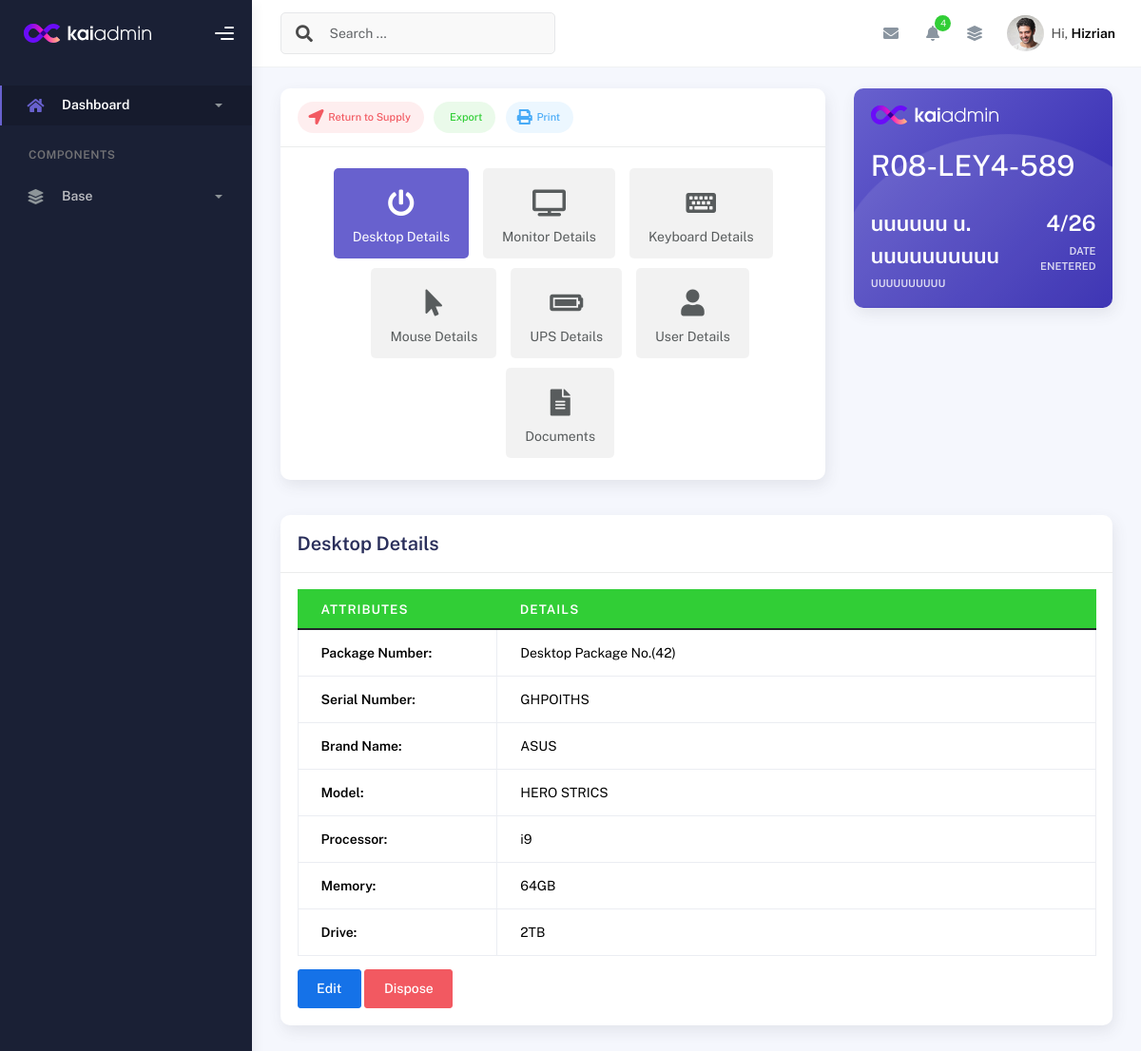
/desktop_details_view/42/, run on an earlier commit of the app's database.
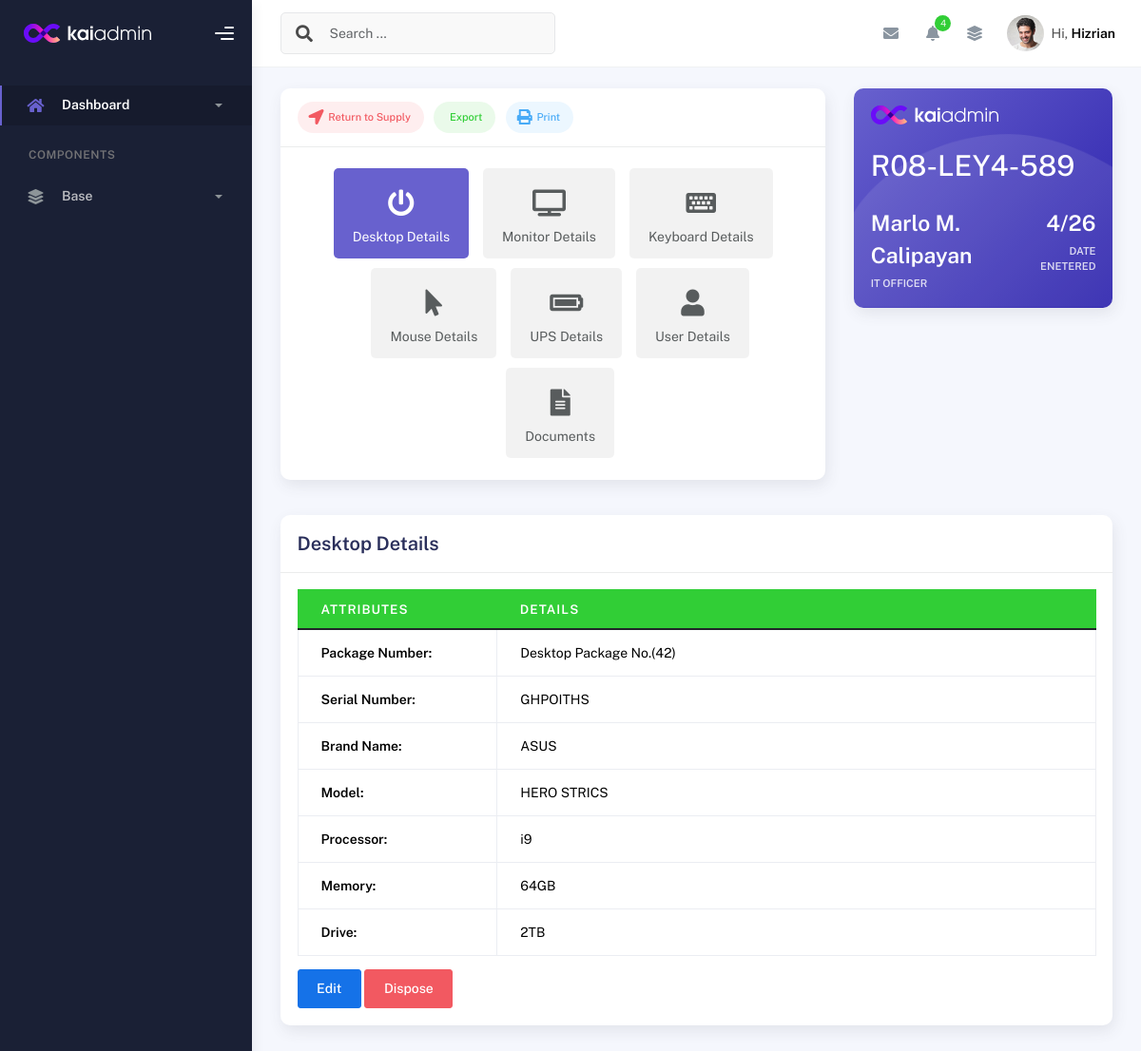
And on a later commit of the database.
### inventory/models.py (models this page shows, shortened)
class UserDetails(models.Model):
    id = models.AutoField(primary_key=True)
    desktop_package_db = models.ForeignKey("Desktop_Package", on_delete=models.CASCADE, null=True)
    user_Enduser = models.ForeignKey("Employee", on_delete=models.SET_NULL, null=True, blank=True, related_name='enduser_details')
    user_Assetowner = models.ForeignKey("Employee", on_delete=models.SET_NULL, null=True, blank=True, related_name='assetowner_details')
    created_at = models.DateTimeField(auto_now_add=True)

class Employee(models.Model):
    desktop_package = models.ForeignKey(Desktop_Package, on_delete=models.CASCADE, null=True)
    employee_fname = models.CharField(max_length=100, blank=True, null=True)
    employee_mname = models.CharField(max_length=100, blank=True, null=True)
    employee_lname = models.CharField(max_length=100, blank=True, null=True)
    employee_position = models.CharField(max_length=100, blank=True, null=True)
    employee_office = models.CharField(max_length=100, blank=True, null=True)
    employee_status = models.CharField(max_length=100, blank=True, null=True)

### inventory/views.py (the view)
# urls.py: path('desktop_details_view/<int:desktop_id>/', views.desktop_details_view, name='desktop_details_view'),  # URL pattern for desktop details view
def desktop_details_view(request, desktop_id):
    desktop_details = get_object_or_404(DesktopDetails, id=desktop_id)
    desktop_package = desktop_details.desktop_package  # Get the associated package directly from desktop_details
    enduser_history = EndUserChangeHistory.objects.filter(desktop_package=desktop_details.desktop_package)
    assetowner_history = AssetOwnerChangeHistory.objects.filter(desktop_package=desktop_details.desktop_package)
    employees = Employee.objects.all()
    keyboard_detailsx = KeyboardDetails.objects.filter(desktop_package=desktop_package, is_disposed=False)
    mouse_details = MouseDetails.objects.filter(desktop_package=desktop_package, is_disposed=False)
    monitor_detailsx = MonitorDetails.objects.filter(desktop_package_db=desktop_package, is_disposed=False)
    ups_details = UPSDetails.objects.filter(desktop_package=desktop_package, is_disposed=False)
    documents_details = DocumentsDetails.objects.filter(desktop_package=desktop_package)
    user_details = UserDetails.objects.filter(desktop_package_db=desktop_package).first()
    disposed_desktop = DisposedDesktopDetail.objects.filter(desktop__desktop_package=desktop_package)
    disposed_keyboards = DisposedKeyboard.objects.filter(keyboard_dispose_db__desktop_package=desktop_package)
    disposed_mouse = DisposedMouse.objects.filter(mouse_db__desktop_package=desktop_package)
    disposed_monitor = DisposedMonitor.objects.filter(monitor_disposed_db__desktop_package_db=desktop_package)
    disposed_ups = DisposedUPS.objects.filter(ups_db__desktop_package=desktop_package)
    has_active_desktop = DesktopDetails.objects.filter(id=desktop_id, is_disposed=False).exists()
    has_active_keyboards = keyboard_detailsx.exists()
    has_active_mouse = MouseDetails.objects.filter(desktop_package=desktop_package, is_disposed=False).exists()
    has_active_monitor = MonitorDetails.objects.filter(desktop_package_db=desktop_package, is_disposed=False).exists()
    has_active_ups = UPSDetails.objects.filter(desktop_package=desktop_package, is_disposed=False).exists()
    desktops_disposed_filter = DesktopDetails.objects.filter(desktop_package=desktop_package, is_disposed=False)
    return render(request, 'desktop_details_view.html', {
        'desktop_detailsx': desktop_details,
        'keyboard_detailse': keyboard_detailsx.first(),  # Assuming you only need one related keyboard detail
        'disposed_desktop': disposed_desktop,
        'disposed_keyboards': disposed_keyboards,
        'disposed_mouse' : disposed_mouse,
        'disposed_monitor' : disposed_monitor,
        'disposed_ups' : disposed_ups,
        'has_active_desktop': has_active_desktop,
        'has_active_keyboards': has_active_keyboards,
        'has_active_mouse': has_active_mouse,
        'has_active_monitor': has_active_monitor,
        'has_active_ups' : has_active_ups,
        'monitor_detailse': monitor_detailsx.first(),
        'mouse_detailse': mouse_details.first(),
        'ups_detailse': ups_details.first(),
        'documents_detailse': documents_details.first(),
        'user_details' : user_details,
        'employees': employees,  # Pass the list of employees to the template
        'enduser_history': enduser_history,
        'assetowner_history': assetowner_history,
        'desktop_package': desktop_package,  # Pass desktop_package to the template for URL resolution
        'desktops_disposed_filter': desktops_disposed_filter,  # Added this line
       })

### inventory/models.py (called while the page is built)
    def __str__(self):
        return f"Desktop Package No.({self.pk})"

### templates/desktop_details_view.html (shortened to what the changed rows need)
{% extends 'base.html' %}
{% load static %}
{% block content %}
<div class="container">
  <div class="page-inner">
    <div class="row">
               {% if desktop_detailsx.is_disposed %}
                    <div class="col-md-4">
                <div class="card card-danger bg-danger-gradient">
                  <div class="card-body curves-shadow">
                    <img src="{% static 'img/kaiadmin/logo_light.svg' %}" height="20" alt="Visa Logo">
                    <h1 class="py-4 mb-0">{{ desktop_detailsx.computer_name }}</h1>
                    <div class="row">
                      <div class="col-8 pe-0">
                        <h3 class="fw-bold mb-1">{{ user_details.user_Assetowner.employee_fname}} {{ user_details.user_Assetowner.employee_mname}}. {{ user_details.user_Assetowner.employee_lname}}</h3>
                        <div class="text-small text-uppercase fw-bold op-8">
                          {{ user_details.user_Assetowner.employee_position}}
                        </div>
                      </div>
                      <div class="col-4 ps-0 text-end">
                        <h3 class="fw-bold mb-1">4/26</h3>
                        <div class="text-small text-uppercase fw-bold op-8">
                          Date Enetered
                        </div>
                      </div>
                    </div>
                  </div>
                </div>
              </div>
               {% else %}
    <div class="col-md-4">
                <div class="card card-secondary bg-secondary-gradient">
                  <div class="card-body curves-shadow">
                    <img src="{% static 'img/kaiadmin/logo_light.svg' %}" height="20" alt="Visa Logo">
                    <h1 class="py-4 mb-0">{{ desktop_detailsx.computer_name }}</h1>
                    <div class="row">
                      <div class="col-8 pe-0">
                        <h3 class="fw-bold mb-1">{{ user_details.user_Assetowner.employee_fname}} {{ user_details.user_Assetowner.employee_mname}}. {{ user_details.user_Assetowner.employee_lname}}</h3>
                        <div class="text-small text-uppercase fw-bold op-8">
                          {{ user_details.user_Assetowner.employee_position}}
                        </div>
                      </div>
                      <div class="col-4 ps-0 text-end">
                        <h3 class="fw-bold mb-1">4/26</h3>
                        <div class="text-small text-uppercase fw-bold op-8">
                          Date Enetered
                        </div>
                      </div>
                    </div>
                  </div>
                </div>
              </div>
              {% endif %}
    <div class="tab-content mt-2 mb-3" id="pills-tabContent">
      <div class="tab-pane fade show active" id="pills-desktop" role="tabpanel" aria-labelledby="pills-desktop-tab">
        <div class="card">
            {% if has_active_desktop %}
          <div class="card-body">
            <table class="table table-head-bg-success table-bordered table-hover">
              <thead>
                <tr>
                  <th scope="col-md-4 ms-auto me-auto">ATTRIBUTES</th>
                  <th scope="col">DETAILS</th>
                </tr>
              </thead>
            </table>
  {% endif %}
          </div>
        </div>
      </div>
{% endblock %}

What changed in the data, as far as the page shows it:
changed UserDetails: user_Assetowner.employee_fname "uuuuuu" → "Marlo"; user_Assetowner.employee_mname "u" → "M"; user_Assetowner.employee_lname "uuuuuuuuuu" → "Calipayan"; user_Assetowner.employee_position "UUUUUUUUUU" → "IT OFFICER"
